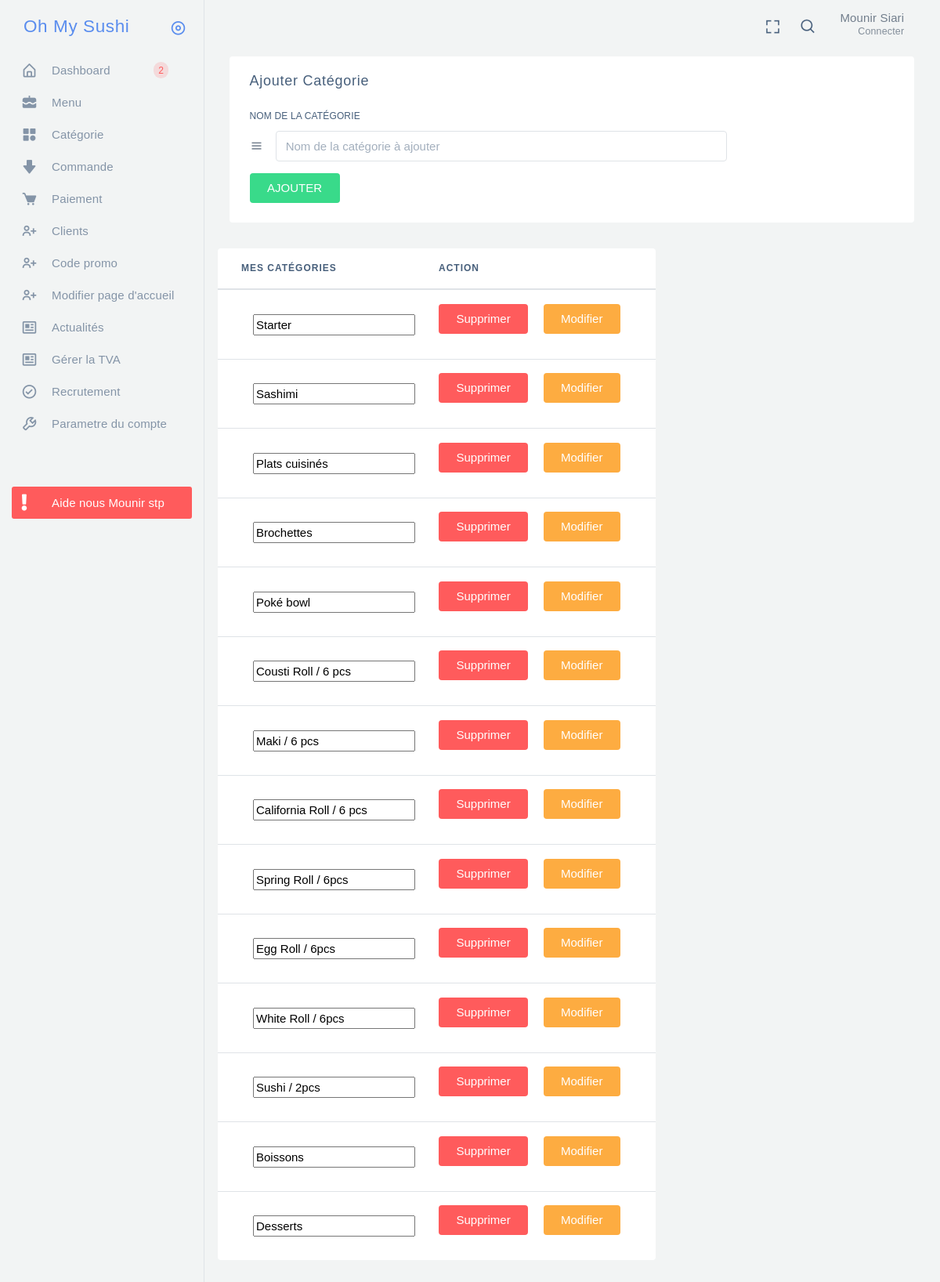
Screenshot of /sysadmin/html/categorie.php (signed in) with the database file from the repository.
### tables this page shows
CREATE TABLE IF NOT EXISTS `category` (
  `id` int(11) NOT NULL AUTO_INCREMENT,
  `label` varchar(250) NOT NULL,
  PRIMARY KEY (`id`)
);

### sysadmin/html/assets/function/function.php (called while the page is built, shortened)
<?php
function viewCategory()
{
    global $bdd;
    $req = $bdd->query("SELECT * FROM category");
    $requete = $req->fetchAll();
    return $requete;
}

### sysadmin/html/categorie.php (the view, shortened to what this page needs)
<?php
if (!empty($_SESSION)) {
    require('./assets/componant/co_bdd.php');
    require('./assets/function/function.php');
    require('./assets/componant/header.php');
?>
    <div class="app-content content">
        <div class="content-wrapper">
            <div class="content-body">
                <section id="form-control-repeater">
                    <div class="row">
                        <div class="col-xl-12 col-lg -12">
                            <div class="card">
                                <div class="card-header">
                                    <h4 class="card-title">Ajouter catégorie</h4>
                                </div>
                                <div class="card-body">
                                    <form action="../html/categorie/ajoutCategorie.php" method="POST" class="contact-repeater">
                                        <div>
                                            <div class="row">
                                                <div class="col-md-9 col-4 mb-50">
                                                    <label class="text-nowrap">Nom de la catégorie</label>
                                                </div>
                                            </div>
                                            <div class="row justify-content-between" data-repeater-item>
                                                <div class="col-md-9 col-12 form-group d-flex align-items-center">
                                                    <i class="bx bx-menu mr-1"></i>
                                                    <input type="text" name="nouvelleCategorie" class="form-control" placeholder="Nom de la catégorie à ajouter" required>
                                                </div>
                                            </div>
                                        </div>
                                        <button class="btn btn-success" type="submit">AJOUTER</button>
                                    </form>
                                </div>
                            </div>
                        </div>
                    </div>
                    <div class="row">
                        <section id="table-success">
                            <div class="card">
                                <div class="table-responsive">
                                    <table id="table-extended-success" class="table mb-0">
                                        <thead>
                                            <tr>
                                                <th>Mes Catégories</th>
                                                <th>action</th>
                                            </tr>
                                        </thead>
                                        <tbody>
                                            <?php
                                            $vueCategorie = viewCategory();
                                            foreach ($vueCategorie as $categorie) {
                                            ?>
                                                <tr>
                                                    <td class="text-bold-600 pr-0"><img class="rounded-circle mr-1"><input type="text" name="labelle" value="<?= htmlspecialchars($categorie['label']); ?>"></td>
                                                    <td>
                                                        <a href="./categorie/deleteCategorie.php?id=<?= $categorie['id'] ?>">
                                                            <button type="button" class="btn btn-danger mr-1 mb-1">Supprimer</button>
                                                        </a>
                                                        <a href="./categorie/modifCategorie.php?id=<?= $categorie['id'] ?>&labelle=<?= $categorie['label'] ?>">
                                                            <button type="button" class="btn btn-warning mr-1 mb-1">Modifier</button>
                                                            </ </td>
                                                </tr>
                                            <?php
                                            } ?>
                                        </tbody>
                                    </table>
                                </div>
                            </div>
                        </section>
                    </div>
                </section>
            </div>
        </div>
    </div>
<?php
    require('./assets/componant/footer.php');
} else {
    header('location:auth-login.php');
}
?>

### rows the page displays
category: labelle "Starter"
category: labelle "Sashimi"
category: labelle "Plats cuisinés"
category: labelle "Brochettes"
category: labelle "Poké bowl"
category: labelle "Cousti Roll / 6 pcs"
category: labelle "Maki / 6 pcs"
category: labelle "California Roll / 6 pcs"
category: labelle "Spring Roll / 6pcs"
category: labelle "Egg Roll / 6pcs"
category: labelle "White Roll / 6pcs"
category: labelle "Sushi / 2pcs"
category: labelle "Boissons"
category: labelle "Desserts"
